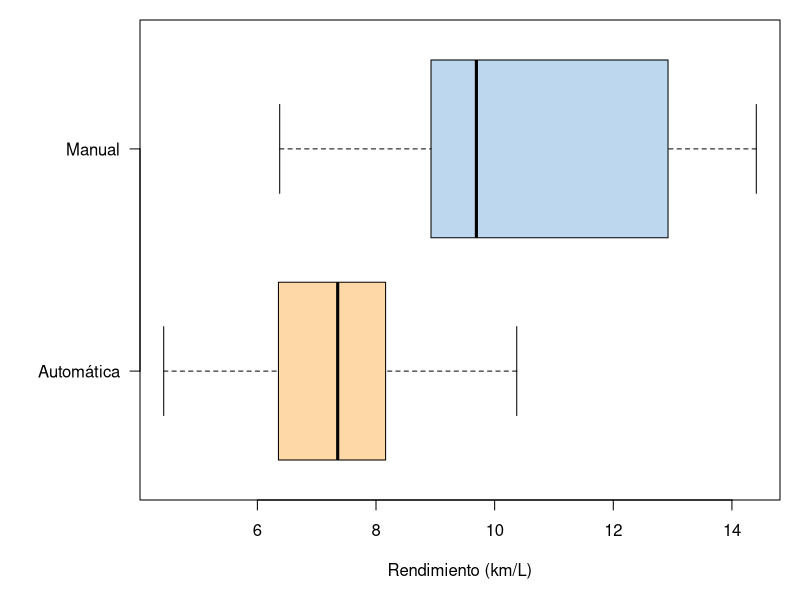
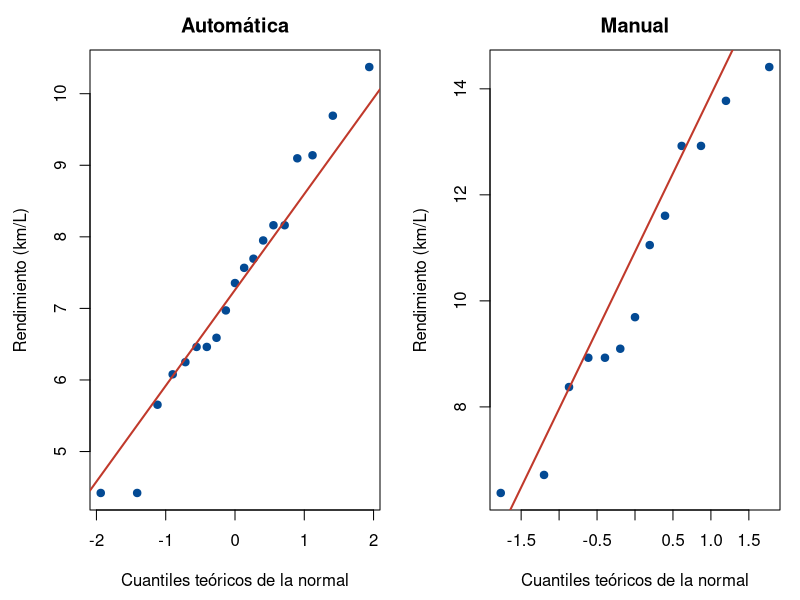
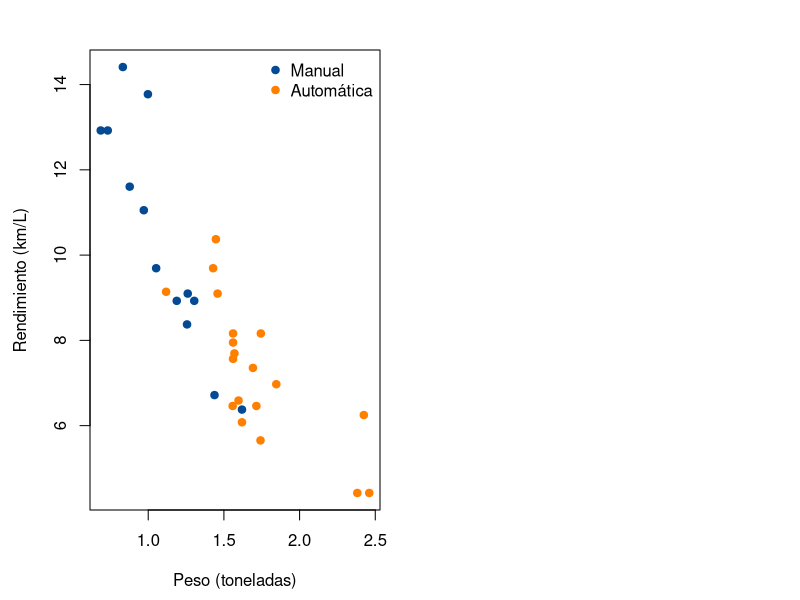

These charts were generated, in order, by the following R code:
## ---- chunk 1
knitr::opts_chunk$set(echo = TRUE, message = FALSE, warning = FALSE, comment = NA, collapse = FALSE)
## ---- chunk 2
carros <- data.frame(
  rendimiento = mtcars$mpg * 0.4251,
  transmision = ifelse(mtcars$am == 1, "Manual", "Automática"),
  peso = mtcars$wt * 0.4536
)
head(carros)
table(carros$transmision)
## ---- chunk 3
aggregate(rendimiento ~ transmision, data = carros,
          FUN = function(x) round(c(media = mean(x), mediana = median(x), desv_est = sd(x)), 2))
## ---- chunk 4
par(mar = c(5, 7, 1, 1))
boxplot(rendimiento ~ transmision, data = carros, horizontal = TRUE, las = 1,
        col = c("#FFD8A8", "#BDD7EE"), xlab = "Rendimiento (km/L)", ylab = "")
## ---- chunk 5
par(mfrow = c(1, 2), mar = c(4.5, 4.5, 2.5, 1))
for (g in c("Automática", "Manual")) {
  x <- carros$rendimiento[carros$transmision == g]
  qqnorm(x, main = g, pch = 19, col = "#034A94",
         xlab = "Cuantiles teóricos de la normal", ylab = "Rendimiento (km/L)")
  qqline(x, col = "#C0392B", lwd = 2)
}
## ---- chunk 6
t.test(carros$rendimiento)$conf.int
## ---- chunk 7
manual <- carros$rendimiento[carros$transmision == "Manual"]
automatica <- carros$rendimiento[carros$transmision == "Automática"]
t.test(manual, automatica)
## ---- chunk 8
wilcox.test(manual, automatica, exact = FALSE)$p.value     # Mann-Whitney
set.seed(2026)
dif_medianas <- replicate(5000, median(sample(manual, replace = TRUE)) - median(sample(automatica, replace = TRUE)))
quantile(dif_medianas, c(0.025, 0.975))                     # intervalo bootstrap para la diferencia de medianas
## ---- chunk 9
aggregate(peso ~ transmision, data = carros, FUN = mean)
cor(carros$peso, carros$rendimiento)
## ---- chunk 10
colores <- ifelse(carros$transmision == "Manual", "#034A94", "#FF7F00")
plot(carros$peso, carros$rendimiento, pch = 19, col = colores,
     xlab = "Peso (toneladas)", ylab = "Rendimiento (km/L)")
legend("topright", c("Manual", "Automática"), col = c("#034A94", "#FF7F00"), pch = 19, bty = "n")
## ---- chunk 11
sum(carros$rendimiento >= 8.5)
prop.test(sum(carros$rendimiento >= 8.5), 32)$conf.int
## ---- chunk 12
livianos <- carros[carros$peso < 1.5, ]
table(livianos$transmision)
t.test(rendimiento ~ transmision, data = livianos)$conf.int
